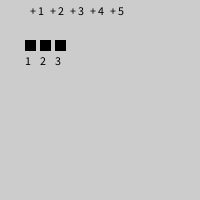
Frame 1 (no input)
Frame 60 (the mouse pressed at the canvas centre just before this capture): identical to frame 1, image omitted
Frame 120 (the mouse held since frame 60 and released just before this capture): identical to frame 1, image omitted

The Processing sketch that drew this single still picture (run headless with seeded random() and noise(); from frame 60 on, the mouse is pressed at the canvas centre):

// Processing sketch: tree
// ── tree.pde
int f = int(random(1, 10));
int s = int(random(1, 10));
int p = 5;

void setup() {
  size(200, 200);
  println(p);
  println(s);
  println(f + " = " + factorial(f));

  /*1. Lav en funktion, der modtager et heltal "n"
   Og udskriver alle hele positive tal fra n og nedefter i din konsol
   Dvs. for n=5 udskrives 5 4 3 2 1 */
  plus(p);

  /*2. Lav en funktion, der modtager et heltal "n"
   Og tegner det antal firkanter der svarer til n */
  squares(s);

  /*3. Lav en funktion, der modtager et heltal "n"
   Og returnerer fakultet af tallet, dvs !n
   Dvs. for n=3 returneres 3*2*1 dvs. 6 */
  factorial(f);
}


void draw() {
}

void plus(int p) {
  if (p > 0) {
    fill(0);
    text("+ " + p, 10+p*20, 15);
    plus(p-1);
  }
}


void squares(int s) {
  if (s > 0) {
    rect(10+s*15, 40, 10, 10);
    fill(0);
    text(s, 10+s*15, 65);
    squares(s-1);
  }
}


int factorial(int f) {
  if (f > 10) return 0;
  if (f == 1)return 1;
  return f * factorial(f - 1);
}
